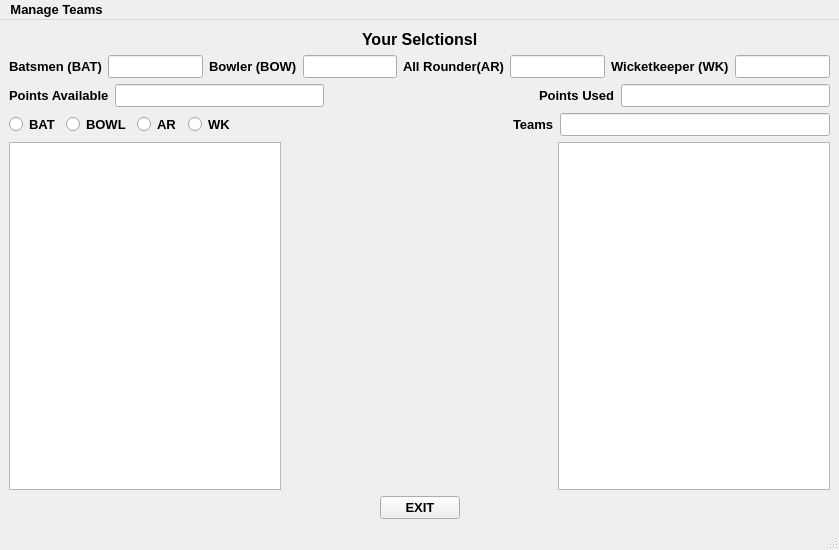
<?xml version="1.0" encoding="UTF-8"?>
<ui version="4.0">
 <class>MainWindow</class>
 <widget class="QMainWindow" name="MainWindow">
  <property name="geometry">
   <rect>
    <x>0</x>
    <y>0</y>
    <width>839</width>
    <height>550</height>
   </rect>
  </property>
  <property name="font">
   <font>
    <family>Arial</family>
    <pointsize>10</pointsize>
    <weight>75</weight>
    <bold>true</bold>
   </font>
  </property>
  <property name="windowTitle">
   <string>MainWindow</string>
  </property>
  <widget class="QWidget" name="centralwidget">
   <layout class="QVBoxLayout" name="verticalLayout">
    <item>
     <layout class="QHBoxLayout" name="horizontalLayout">
      <item>
       <spacer name="horizontalSpacer_2">
        <property name="orientation">
         <enum>Qt::Horizontal</enum>
        </property>
        <property name="sizeHint" stdset="0">
         <size>
          <width>40</width>
          <height>20</height>
         </size>
        </property>
       </spacer>
      </item>
      <item>
       <widget class="QLabel" name="label">
        <property name="font">
         <font>
          <family>Arial</family>
          <pointsize>12</pointsize>
          <weight>75</weight>
          <bold>true</bold>
         </font>
        </property>
        <property name="text">
         <string>Your Selctionsl</string>
        </property>
       </widget>
      </item>
      <item>
       <spacer name="horizontalSpacer_3">
        <property name="orientation">
         <enum>Qt::Horizontal</enum>
        </property>
        <property name="sizeHint" stdset="0">
         <size>
          <width>40</width>
          <height>20</height>
         </size>
        </property>
       </spacer>
      </item>
     </layout>
    </item>
    <item>
     <layout class="QHBoxLayout" name="horizontalLayout_2">
      <item>
       <widget class="QLabel" name="label_2">
        <property name="font">
         <font>
          <family>Arial</family>
          <pointsize>10</pointsize>
          <weight>75</weight>
          <bold>true</bold>
         </font>
        </property>
        <property name="text">
         <string>Batsmen (BAT)</string>
        </property>
       </widget>
      </item>
      <item>
       <widget class="QLineEdit" name="t1"/>
      </item>
      <item>
       <widget class="QLabel" name="label_3">
        <property name="font">
         <font>
          <family>Arial</family>
          <pointsize>10</pointsize>
          <weight>75</weight>
          <bold>true</bold>
         </font>
        </property>
        <property name="text">
         <string>Bowler (BOW)</string>
        </property>
       </widget>
      </item>
      <item>
       <widget class="QLineEdit" name="t2"/>
      </item>
      <item>
       <widget class="QLabel" name="label_4">
        <property name="font">
         <font>
          <family>Arial</family>
          <pointsize>10</pointsize>
          <weight>75</weight>
          <bold>true</bold>
         </font>
        </property>
        <property name="text">
         <string>All Rounder(AR)</string>
        </property>
       </widget>
      </item>
      <item>
       <widget class="QLineEdit" name="t3"/>
      </item>
      <item>
       <widget class="QLabel" name="label_5">
        <property name="text">
         <string>Wicketkeeper (WK)</string>
        </property>
       </widget>
      </item>
      <item>
       <widget class="QLineEdit" name="t4"/>
      </item>
     </layout>
    </item>
    <item>
     <layout class="QHBoxLayout" name="horizontalLayout_3">
      <item>
       <widget class="QLabel" name="label_6">
        <property name="text">
         <string>Points Available</string>
        </property>
       </widget>
      </item>
      <item>
       <widget class="QLineEdit" name="t5"/>
      </item>
      <item>
       <spacer name="horizontalSpacer">
        <property name="orientation">
         <enum>Qt::Horizontal</enum>
        </property>
        <property name="sizeHint" stdset="0">
         <size>
          <width>40</width>
          <height>20</height>
         </size>
        </property>
       </spacer>
      </item>
      <item>
       <widget class="QLabel" name="label_7">
        <property name="text">
         <string>Points Used</string>
        </property>
       </widget>
      </item>
      <item>
       <widget class="QLineEdit" name="t6"/>
      </item>
     </layout>
    </item>
    <item>
     <layout class="QHBoxLayout" name="horizontalLayout_4">
      <item>
       <widget class="QRadioButton" name="rbtn1">
        <property name="text">
         <string>BAT</string>
        </property>
       </widget>
      </item>
      <item>
       <widget class="QRadioButton" name="rbt2">
        <property name="text">
         <string>BOWL</string>
        </property>
       </widget>
      </item>
      <item>
       <widget class="QRadioButton" name="rbtn3">
        <property name="text">
         <string>AR</string>
        </property>
       </widget>
      </item>
      <item>
       <widget class="QRadioButton" name="rbtn4">
        <property name="text">
         <string>WK</string>
        </property>
       </widget>
      </item>
      <item>
       <spacer name="horizontalSpacer_4">
        <property name="orientation">
         <enum>Qt::Horizontal</enum>
        </property>
        <property name="sizeHint" stdset="0">
         <size>
          <width>40</width>
          <height>20</height>
         </size>
        </property>
       </spacer>
      </item>
      <item>
       <widget class="QLabel" name="label_8">
        <property name="text">
         <string>Teams</string>
        </property>
       </widget>
      </item>
      <item>
       <widget class="QLineEdit" name="t7"/>
      </item>
     </layout>
    </item>
    <item>
     <layout class="QHBoxLayout" name="horizontalLayout_5">
      <item>
       <widget class="QListWidget" name="list1"/>
      </item>
      <item>
       <spacer name="horizontalSpacer_5">
        <property name="orientation">
         <enum>Qt::Horizontal</enum>
        </property>
        <property name="sizeHint" stdset="0">
         <size>
          <width>40</width>
          <height>20</height>
         </size>
        </property>
       </spacer>
      </item>
      <item>
       <widget class="QListView" name="list2"/>
      </item>
     </layout>
    </item>
    <item>
     <layout class="QHBoxLayout" name="horizontalLayout_7">
      <item>
       <spacer name="horizontalSpacer_6">
        <property name="orientation">
         <enum>Qt::Horizontal</enum>
        </property>
        <property name="sizeHint" stdset="0">
         <size>
          <width>40</width>
          <height>20</height>
         </size>
        </property>
       </spacer>
      </item>
      <item>
       <widget class="QPushButton" name="pushButton">
        <property name="text">
         <string>EXIT</string>
        </property>
       </widget>
      </item>
      <item>
       <spacer name="horizontalSpacer_7">
        <property name="orientation">
         <enum>Qt::Horizontal</enum>
        </property>
        <property name="sizeHint" stdset="0">
         <size>
          <width>40</width>
          <height>20</height>
         </size>
        </property>
       </spacer>
      </item>
     </layout>
    </item>
   </layout>
  </widget>
  <widget class="QMenuBar" name="menubar">
   <property name="geometry">
    <rect>
     <x>0</x>
     <y>0</y>
     <width>839</width>
     <height>22</height>
    </rect>
   </property>
   <widget class="QMenu" name="menuManage_Teams">
    <property name="title">
     <string>Manage Teams</string>
    </property>
    <addaction name="actionNewTeam"/>
    <addaction name="actionOpen_Team"/>
    <addaction name="actionSave_Team"/>
    <addaction name="actionExecute_Team"/>
   </widget>
   <addaction name="menuManage_Teams"/>
  </widget>
  <widget class="QStatusBar" name="statusbar"/>
  <action name="actionNewTeam">
   <property name="text">
    <string>NewTeam</string>
   </property>
  </action>
  <action name="actionOpen_Team">
   <property name="text">
    <string>Open Team</string>
   </property>
  </action>
  <action name="actionSave_Team">
   <property name="text">
    <string>Save Team</string>
   </property>
  </action>
  <action name="actionExecute_Team">
   <property name="text">
    <string>Execute Team</string>
   </property>
  </action>
 </widget>
 <resources/>
 <connections/>
</ui>
